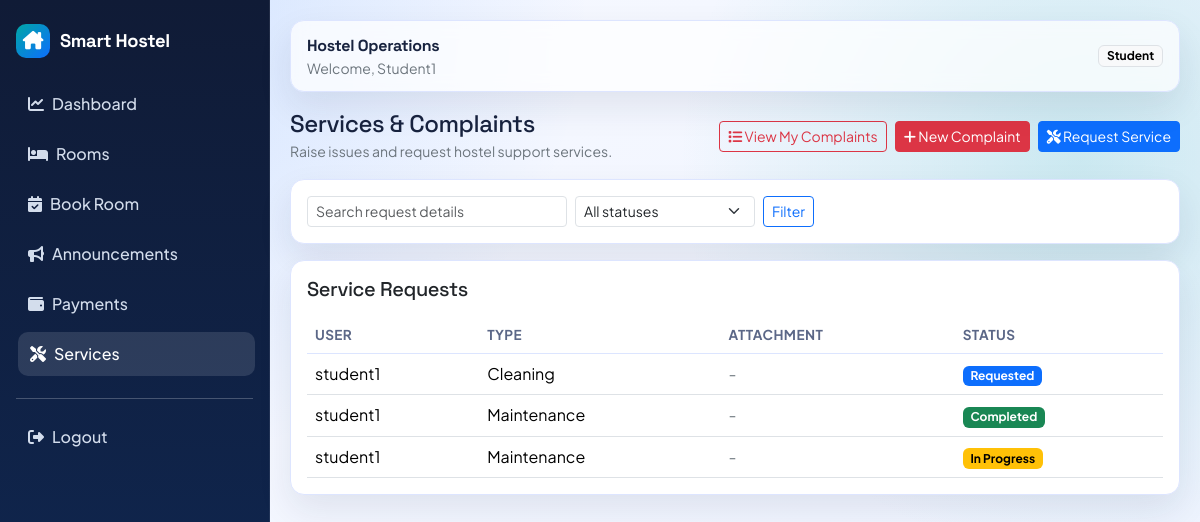
The app's page /services (signed in) with its own data.
### accounts/models.py (models this page shows, shortened)
class User(AbstractUser):
	ROLE_ADMIN = "admin"
	ROLE_STUDENT = "student"
	ROLE_CHOICES = [
		(ROLE_ADMIN, "Admin"),
		(ROLE_STUDENT, "Student"),
	]
	role = models.CharField(max_length=20, choices=ROLE_CHOICES, default=ROLE_STUDENT)

### services/models.py (models this page shows, shortened)
class ServiceRequest(models.Model):
	TYPE_CLEANING = "cleaning"
	TYPE_MAINTENANCE = "maintenance"
	REQUEST_TYPE_CHOICES = [
		(TYPE_CLEANING, "Cleaning"),
		(TYPE_MAINTENANCE, "Maintenance"),
	]
	STATUS_REQUESTED = "requested"
	STATUS_IN_PROGRESS = "in_progress"
	STATUS_COMPLETED = "completed"
	STATUS_CHOICES = [
		(STATUS_REQUESTED, "Requested"),
		(STATUS_IN_PROGRESS, "In Progress"),
		(STATUS_COMPLETED, "Completed"),
	]
	user = models.ForeignKey(settings.AUTH_USER_MODEL, on_delete=models.CASCADE, related_name="service_requests")
	request_type = models.CharField(max_length=20, choices=REQUEST_TYPE_CHOICES)
	details = models.TextField(blank=True)
	attachment = models.FileField(upload_to="services/attachments/", null=True, blank=True)
	status = models.CharField(max_length=20, choices=STATUS_CHOICES, default=STATUS_REQUESTED)
	created_at = models.DateTimeField(auto_now_add=True)
	updated_at = models.DateTimeField(auto_now=True)
	class Meta:
		ordering = ["-created_at"]

### services/views.py (the view)
# urls.py: path("services", services_view, name="list"),
@login_required
def services_view(request):
	requests = ServiceRequest.objects.select_related("user")
	if request.user.role != User.ROLE_ADMIN and not request.user.is_staff:
		requests = requests.filter(user=request.user)
	search_query = request.GET.get("search") or ""
	status_query = request.GET.get("status") or ""
	if search_query:
		requests = requests.filter(details__icontains=search_query)
	if status_query:
		requests = requests.filter(status=status_query)
	paginator = Paginator(requests.order_by("-created_at"), 10)
	request_page = paginator.get_page(request.GET.get("page"))
	return render(
		request,
		"services/services.html",
		{"service_requests": request_page, "search_query": search_query, "status_query": status_query},
	)

### core/context_processors.py (called while the page is built)
def _is_admin_user(user):
    role = (getattr(user, "role", "") or "").strip().lower()
    return bool(user and user.is_authenticated and (user.is_superuser or role == "admin"))

def notification_context(request):
    if not request.user.is_authenticated:
        return {"recent_notifications": [], "unread_notification_count": 0, "is_admin_user": False}
    notifications = Notification.objects.filter(recipient=request.user).only("title", "message", "created_at", "is_read")[:5]
    unread_count = Notification.objects.filter(recipient=request.user, is_read=False).count()
    return {
        "recent_notifications": notifications,
        "unread_notification_count": unread_count,
        "is_admin_user": _is_admin_user(request.user),
    }

### templates/services/services.html (shortened to what this page needs)
{% extends "base.html" %}
{% block content %}
<div class="d-flex flex-wrap gap-2 justify-content-between align-items-center mb-3">
    <div>
        <h4 class="mb-0">Services & Complaints</h4>
        <small class="text-secondary">Raise issues and request hostel support services.</small>
    </div>
    <div class="d-flex gap-2">
        <a href="{% url 'services:complaints' %}" class="btn btn-outline-danger btn-sm">
            <i class="fas fa-list"></i> View My Complaints
        </a>
        {% if request.user.role == "student" %}
        <a href="{% url 'services:complaint' %}" class="btn btn-danger btn-sm">
            <i class="fas fa-plus"></i> New Complaint
        </a>
        <a href="{% url 'services:request' %}" class="btn btn-primary btn-sm">
            <i class="fas fa-tools"></i> Request Service
        </a>
        {% endif %}
    </div>
</div>
<form method="get" class="card card-soft mb-3">
    <div class="card-body d-flex flex-wrap gap-2 align-items-center">
        <input type="search" name="search" value="{{ search_query }}" class="form-control form-control-sm" style="max-width: 260px;" placeholder="Search request details">
        <select name="status" class="form-select form-select-sm" style="max-width: 180px;">
            <option value="">All statuses</option>
        </select>
        <button type="submit" class="btn btn-sm btn-outline-primary">Filter</button>
    </div>
</form>
<div class="row g-3">
    <div class="col-lg-12">
        <div class="card card-soft h-100">
            <div class="card-body">
                <h5 class="mb-3">Service Requests</h5>
                <div class="table-responsive">
                    <table class="table align-middle mb-0 mobile-table">
                        <thead>
                        <tr><th>User</th><th>Type</th><th>Attachment</th><th>Status</th>{% if request.user.is_superuser or request.user.is_staff or request.user.role == "admin" %}<th>Action</th>{% endif %}</tr>
                        </thead>
                        <tbody>
                        {% for item in service_requests %}
                        <tr>
                            <td>{{ item.user.username }}</td>
                            <td>{{ item.get_request_type_display }}</td>
                            <td>{% if item.attachment %}<a href="{{ item.attachment.url }}" target="_blank">View</a>{% else %}<span class="text-secondary">-</span>{% endif %}</td>
                            <td>
                                {% if item.status == "requested" %}
                                <span class="badge text-bg-primary">Requested</span>
                                {% elif item.status == "in_progress" %}
                                <span class="badge text-bg-warning">In Progress</span>
                                {% else %}
                                <span class="badge text-bg-success">Completed</span>
                                {% endif %}
                            </td>
                        </tr>
                        {% empty %}
                        <tr><td colspan="5" class="text-center text-secondary py-4">No service requests found.</td></tr>
                        {% endfor %}
                        </tbody>
                    </table>
                </div>
            </div>
        </div>
    </div>
</div>
{% endblock %}

### templates/base.html (shortened to what this page needs)
{% load static %}
<!doctype html>
<html lang="en">
<head>
    <link href="https://cdn.jsdelivr.net/npm/bootstrap@5.3.3/dist/css/bootstrap.min.css" rel="stylesheet">
    <link href="https://cdnjs.cloudflare.com/ajax/libs/font-awesome/6.5.2/css/all.min.css" rel="stylesheet">
    <link href="{% static 'css/app.css' %}" rel="stylesheet">
</head>
<body>
{% if user.is_authenticated %}
<div class="shell">
    <aside class="sidebar">
        <a class="brand" href="{% url 'accounts:dashboard' %}">
            <span class="brand-badge"><i class="fa-solid fa-house-chimney"></i></span>
            <span class="brand-font">Smart Hostel</span>
        </a>
        <nav class="nav flex-column">
            <a class="nav-link" href="{% url 'accounts:dashboard' %}"><i class="fa-solid fa-chart-line me-2"></i>Dashboard</a>
            <a class="nav-link" href="{% url 'hostel:rooms' %}"><i class="fa-solid fa-bed me-2"></i>Rooms</a>
            {% if user.is_authenticated and user.role == "student" %}
            <a class="nav-link" href="{% url 'bookings:book_room' %}"><i class="fa-solid fa-calendar-check me-2"></i>Book Room</a>
            {% endif %}
            <a class="nav-link" href="{% url 'announcements:list' %}"><i class="fa-solid fa-bullhorn me-2"></i>Announcements</a>
            <a class="nav-link" href="{% url 'payments:list' %}"><i class="fa-solid fa-wallet me-2"></i>Payments</a>
            <a class="nav-link" href="{% url 'services:list' %}"><i class="fa-solid fa-screwdriver-wrench me-2"></i>Services</a>
        </nav>
        <hr class="border-light-subtle my-3">
        <a class="nav-link" href="{% url 'accounts:logout' %}"><i class="fa-solid fa-right-from-bracket me-2"></i>Logout</a>
    </aside>
    <main class="main">
        <div class="topbar">
            <div>
                <strong class="brand-font">Hostel Operations</strong>
                <div class="small text-secondary">Welcome, {{ request.user.first_name|default:request.user.username }}</div>
            </div>
            <span class="badge text-bg-light border">{{ request.user.get_role_display }}</span>
        </div>
        {% block content %}{% endblock %}
    </main>
</div>
{% else %}
<div class="auth-wrap">
    {% block auth_content %}{% endblock %}
</div>
{% endif %}
</body>
</html>

### static/css/app.css (style rules this page uses)
:root { --bg-1: #f7f9ff; --bg-2: #eef3ff; --surface: #ffffff; --ink-1: #18233f; --ink-2: #5b6787; --brand: #0d6efd; --brand-2: #00a6a6; --accent: #ff8a00; --line: #dde5ff; --shadow: 0 15px 35px rgba(24, 35, 63, 0.09); }
* { box-sizing: border-box; }
body { margin: 0; font-family: "Plus Jakarta Sans", sans-serif; color: var(--ink-1); background: radial-gradient(circle at 10% 0%, rgba(13, 110, 253, 0.16), transparent 35%), radial-gradient(circle at 90% 20%, rgba(0, 166, 166, 0.16), transparent 32%), linear-gradient(140deg, var(--bg-1), var(--bg-2)); min-height: 100vh; }
h1, h2, h3, h4, h5, h6, .brand-font { font-family: "Space Grotesk", sans-serif; letter-spacing: -0.02em; }
.shell { display: grid; grid-template-columns: 270px 1fr; min-height: 100vh; }
.sidebar { background: linear-gradient(180deg, #101b36, #0f2956); color: #f7fbff; padding: 24px 16px; position: sticky; top: 0; height: 100vh; border-right: 1px solid rgba(255, 255, 255, 0.08); }
.brand { display: flex; align-items: center; gap: 10px; font-weight: 700; font-size: 1.15rem; margin-bottom: 24px; color: #fff; text-decoration: none; }
.brand-badge { width: 34px; height: 34px; border-radius: 10px; display: grid; place-items: center; background: linear-gradient(135deg, #00a6a6, #0d6efd); }
.sidebar .nav-link { color: rgba(233, 242, 255, 0.9); border-radius: 10px; padding: 10px 12px; margin-bottom: 6px; font-weight: 500; transition: 0.2s ease; }
.sidebar .nav-link:hover, .sidebar .nav-link.active { background: rgba(255, 255, 255, 0.12); color: #fff; transform: translateX(2px); }
.main { padding: 20px; animation: fadeUp 0.45s ease; }
.topbar { background: rgba(255, 255, 255, 0.72); backdrop-filter: blur(8px); border: 1px solid var(--line); border-radius: 14px; padding: 12px 16px; display: flex; align-items: center; justify-content: space-between; box-shadow: var(--shadow); margin-bottom: 18px; }
.card-soft { border: 1px solid var(--line); border-radius: 14px; background: var(--surface); box-shadow: var(--shadow); }
.table thead th { border-bottom: 1px solid #dce5ff; color: var(--ink-2); font-size: 0.85rem; text-transform: uppercase; letter-spacing: 0.03em; }
.mobile-table { min-width: 760px; }

### records on screen
User: user.first_name "Student1", user.role "Student"
ServiceRequest: user.username "student1", request_type "Cleaning", status "Requested"
ServiceRequest: user.username "student1", request_type "Maintenance", status "Completed"
ServiceRequest: user.username "student1", request_type "Maintenance", status "In Progress"
